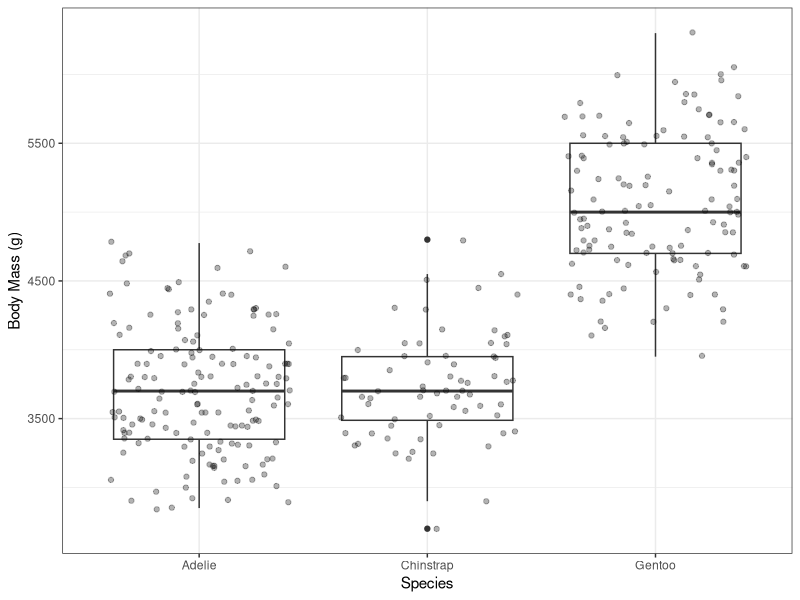

Generate this figure with R:
## ---- chunk 1
knitr::opts_chunk$set(echo = TRUE,
                      message = FALSE, 
                      warning = FALSE)
## ---- chunk 2
library(palmerpenguins)
library(tidyverse)
library(here)
## ---- chunk 3
glimpse(penguins)
## ---- chunk 4
penguins %>% 
  ggplot(aes(x = species, y = body_mass_g)) +
  geom_boxplot() + 
  geom_point(alpha = 0.3, position = "jitter") +
  theme_bw() +
  labs(y = "Body Mass (g)", 
       x = "Species")
